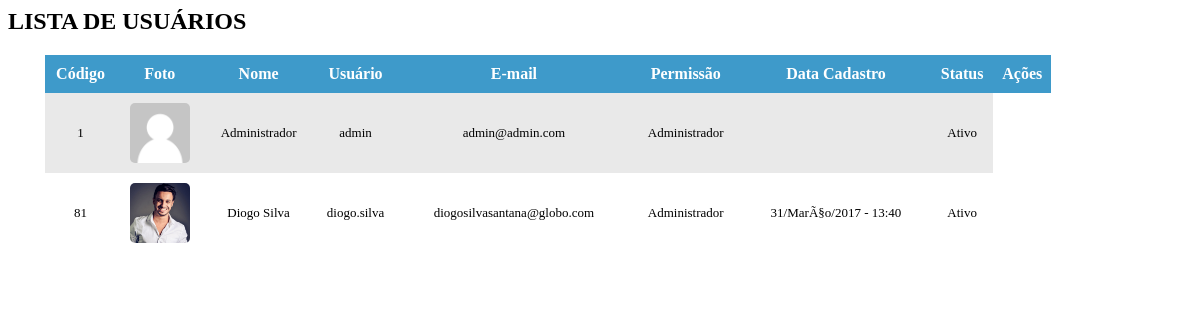
The page /admin/modulos/usuarios/listar-usuarios-teste.php on the database its author committed.
### tables this page shows
CREATE TABLE IF NOT EXISTS `usuarios` (
  `id` int(11) NOT NULL AUTO_INCREMENT,
  `nome` varchar(200) NOT NULL,
  `foto` varchar(300) NOT NULL,
  `usuario` varchar(30) NOT NULL,
  `senha` varchar(255) NOT NULL,
  `email` varchar(200) NOT NULL,
  `permissao` varchar(20) NOT NULL,
  `status` varchar(20) NOT NULL,
  `data` varchar(200) DEFAULT NULL,
  PRIMARY KEY (`id`)
);

### admin/modulos/usuarios/listar-usuarios-teste.php (the view, shortened to what this page needs)
<?php require "../../../conexao.php"; ?>
<h2>LISTA DE USUÁRIOS</h2>
<?php
$sql = "SELECT * FROM usuarios";
$result = mysqli_query($conexao, $sql);
?>
<table class="cad-usuarios">
    <tr>
        <th>Código</th>
        <th>Foto</th>
        <th>Nome</th>
        <th>Usuário</th>
        <th>E-mail</th>
        <th>Permissão</th>
        <th>Data Cadastro</th>
        <th>Status</th>
        <th>Ações</th>
    </tr>
    <?php  while($vreg=mysqli_fetch_row($result)) {
        $id = $vreg[0];
        $nome = $vreg[1];
        $foto = $vreg[2];
        $usuario = $vreg[3];
        $email = $vreg[5];
        $permissao = $vreg[6];
        $status = $vreg[7];
        $data = $vreg[8];
        echo "<tr>";
        echo "<td>$id</td>
              <td><img src='../../../images/usuarios/$foto' width='60' height='60' /></td>
              <td>$nome</td>
              <td>$usuario</td>
              <td>$email</td>
              <td>$permissao</td>
              <td>$data</td>
              <td>$status</td>";
        echo "</tr>";
    }
   ?>
</table>

### admin/modulos/usuarios/listar-usuarios-teste.php (style rules this page uses)
.cad-usuarios { border-collapse: collapse; width: 85%; margin-left: 37px; }
.cad-usuarios img { border-radius: 5px; }
.cad-usuarios td { text-align: center; font-size: 13px; padding: 10px 0 10px 0; }
.cad-usuarios th { padding: 10px 0 10px 0; }
.cad-usuarios tr:nth-child(even) { background-color: #e9e9e9 }
.cad-usuarios th { background-color: #3e9aca; color: white; }

### rows shown on the page
usuarios: id "1", foto (placeholder picture), nome "Administrador", usuario "admin", email "admin@admin.com", permissao "Administrador", status "Ativo"
usuarios: id "81", foto (picture), nome "Diogo Silva", usuario "diogo.silva", email "diogosilvasantana@globo.com", permissao "Administrador", data "31/MarÃ§o/2017 - 13:40", status "Ativo"
